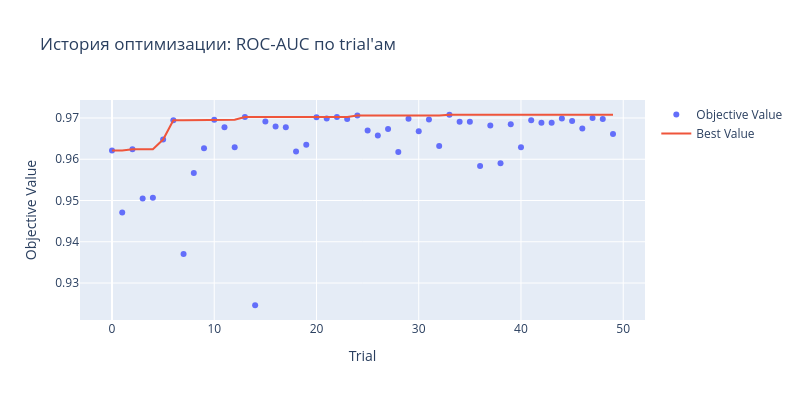
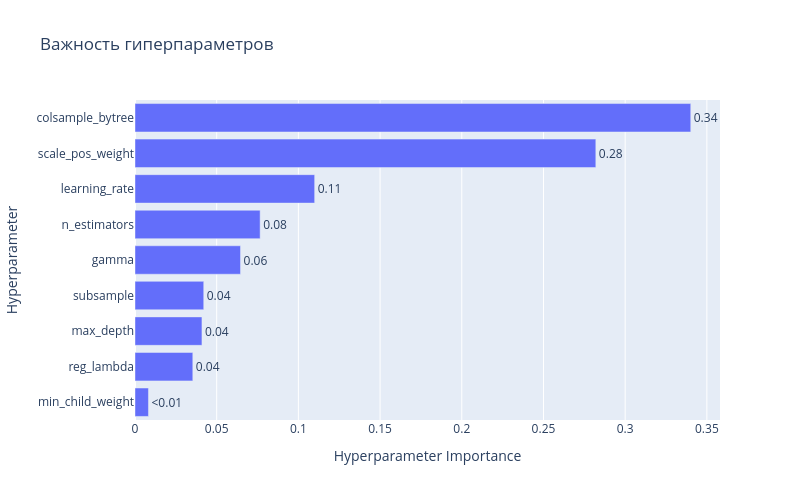
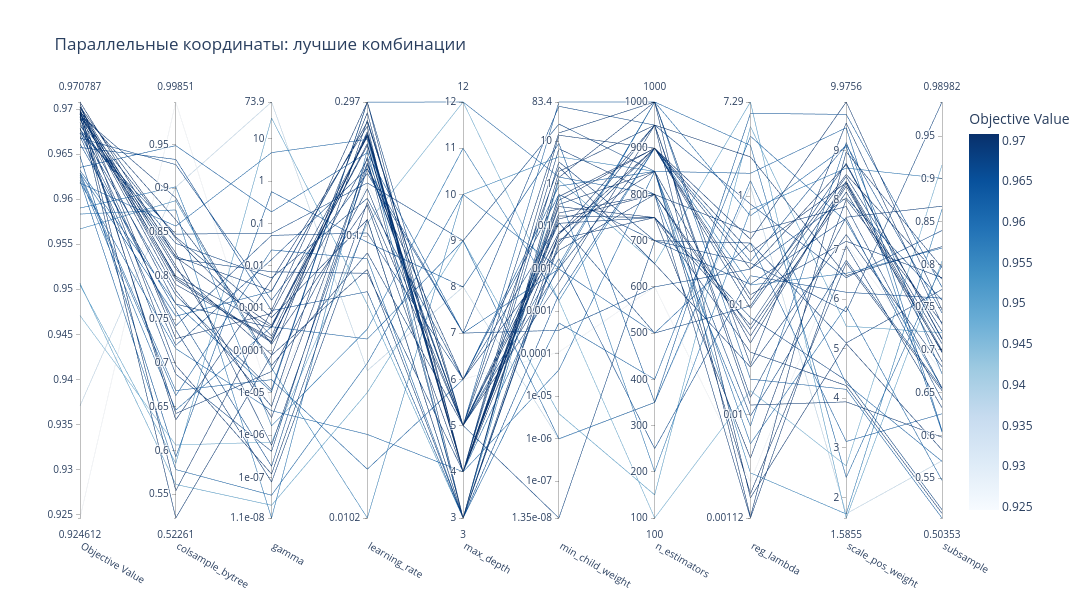

Notebook cell for these charts, in order:
### Code cell
# 1. История оптимизации
fig1 = vis.plot_optimization_history(study_xgb)
fig1.update_layout(title="История оптимизации: ROC-AUC по trial'ам", width=800, height=400)
fig1.show()

# 2. Важность параметров (какие гиперпараметры влияют на качество)
fig2 = vis.plot_param_importances(study_xgb)
fig2.update_layout(title="Важность гиперпараметров", width=800, height=500)
fig2.show()

# 4. Параллельные координаты (только с нужными параметрами)
fig3 = vis.plot_parallel_coordinate(
    study_xgb
)
fig3.update_layout(title="Параллельные координаты: лучшие комбинации", width=1500, height=600)
fig3.show()
